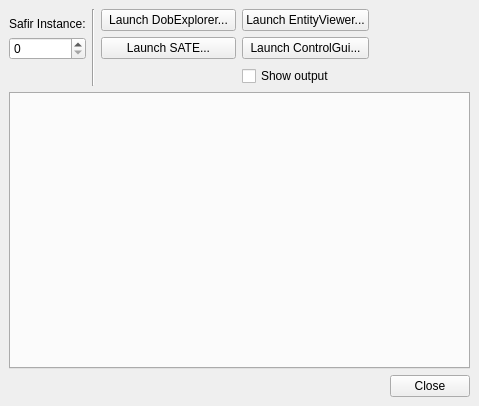
<?xml version="1.0" encoding="UTF-8"?>
<ui version="4.0">
 <class>MainWindow</class>
 <widget class="QMainWindow" name="MainWindow">
  <property name="geometry">
   <rect>
    <x>0</x>
    <y>0</y>
    <width>479</width>
    <height>406</height>
   </rect>
  </property>
  <property name="windowTitle">
   <string>Safir Debug Tool Launcher</string>
  </property>
  <widget class="QWidget" name="centralwidget">
   <layout class="QVBoxLayout" name="verticalLayout_3" stretch="0,100,0,0">
    <item>
     <layout class="QGridLayout" name="gridLayout" columnstretch="0,0,0,0,0">
      <item row="0" column="0" alignment="Qt::AlignBottom">
       <widget class="QLabel" name="label">
        <property name="toolTip">
         <string>Launch the tool using the specified value for SAFIR_INSTANCE</string>
        </property>
        <property name="text">
         <string>Safir Instance:</string>
        </property>
       </widget>
      </item>
      <item row="0" column="2">
       <widget class="QPushButton" name="launchDobExplorerButton">
        <property name="minimumSize">
         <size>
          <width>135</width>
          <height>0</height>
         </size>
        </property>
        <property name="text">
         <string>Launch DobExplorer...</string>
        </property>
       </widget>
      </item>
      <item row="0" column="4" rowspan="2">
       <spacer name="horizontalSpacer">
        <property name="orientation">
         <enum>Qt::Horizontal</enum>
        </property>
        <property name="sizeHint" stdset="0">
         <size>
          <width>0</width>
          <height>0</height>
         </size>
        </property>
       </spacer>
      </item>
      <item row="1" column="0">
       <widget class="QSpinBox" name="safirInstanceSpin">
        <property name="maximum">
         <number>999999999</number>
        </property>
       </widget>
      </item>
      <item row="1" column="2">
       <widget class="QPushButton" name="launchSateButton">
        <property name="text">
         <string>Launch SATE...</string>
        </property>
       </widget>
      </item>
      <item row="1" column="3">
       <widget class="QPushButton" name="launchControlGuiButton">
        <property name="text">
         <string>Launch ControlGui...</string>
        </property>
       </widget>
      </item>
      <item row="0" column="3">
       <widget class="QPushButton" name="launchEntityViewerButton">
        <property name="text">
         <string>Launch EntityViewer...</string>
        </property>
       </widget>
      </item>
      <item row="2" column="3">
       <widget class="QCheckBox" name="showOutputButton">
        <property name="text">
         <string>Show output</string>
        </property>
       </widget>
      </item>
      <item row="0" column="1" rowspan="3">
       <widget class="Line" name="line">
        <property name="orientation">
         <enum>Qt::Vertical</enum>
        </property>
       </widget>
      </item>
     </layout>
    </item>
    <item>
     <widget class="QTabWidget" name="outputTabs">
      <property name="sizePolicy">
       <sizepolicy hsizetype="Expanding" vsizetype="Expanding">
        <horstretch>1</horstretch>
        <verstretch>1</verstretch>
       </sizepolicy>
      </property>
      <property name="minimumSize">
       <size>
        <width>300</width>
        <height>200</height>
       </size>
      </property>
      <property name="currentIndex">
       <number>-1</number>
      </property>
     </widget>
    </item>
    <item>
     <spacer name="verticalSpacer">
      <property name="orientation">
       <enum>Qt::Vertical</enum>
      </property>
      <property name="sizeHint" stdset="0">
       <size>
        <width>20</width>
        <height>0</height>
       </size>
      </property>
     </spacer>
    </item>
    <item>
     <widget class="QDialogButtonBox" name="buttonBox">
      <property name="standardButtons">
       <set>QDialogButtonBox::Close</set>
      </property>
     </widget>
    </item>
   </layout>
  </widget>
  <action name="actionExit">
   <property name="text">
    <string>Exit</string>
   </property>
   <property name="shortcut">
    <string>Ctrl+Q</string>
   </property>
  </action>
 </widget>
 <tabstops>
  <tabstop>safirInstanceSpin</tabstop>
  <tabstop>launchDobExplorerButton</tabstop>
  <tabstop>launchSateButton</tabstop>
 </tabstops>
 <resources/>
 <connections>
  <connection>
   <sender>buttonBox</sender>
   <signal>rejected()</signal>
   <receiver>MainWindow</receiver>
   <slot>close()</slot>
   <hints>
    <hint type="sourcelabel">
     <x>133</x>
     <y>88</y>
    </hint>
    <hint type="destinationlabel">
     <x>133</x>
     <y>54</y>
    </hint>
   </hints>
  </connection>
 </connections>
</ui>
